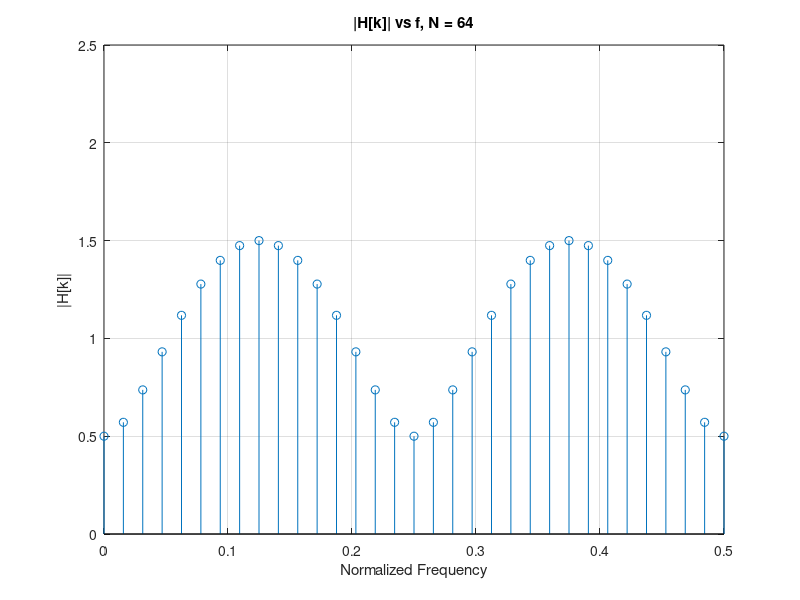
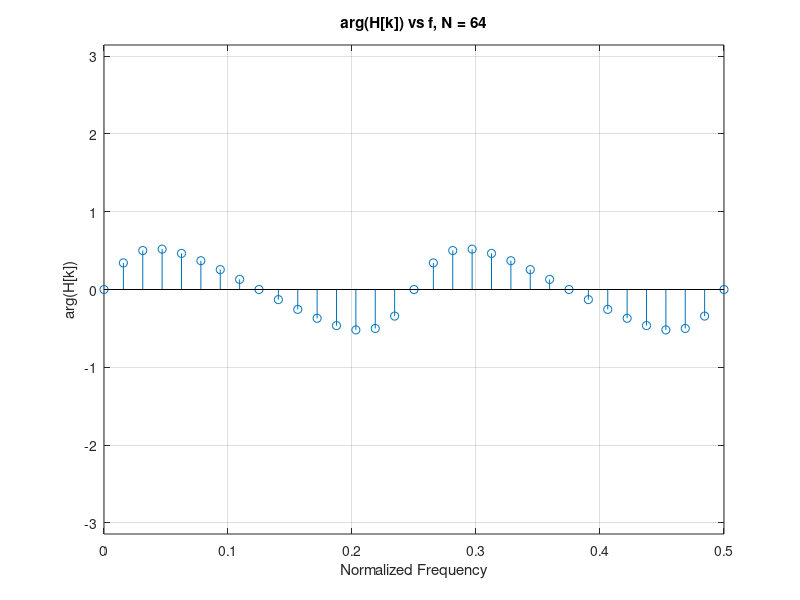
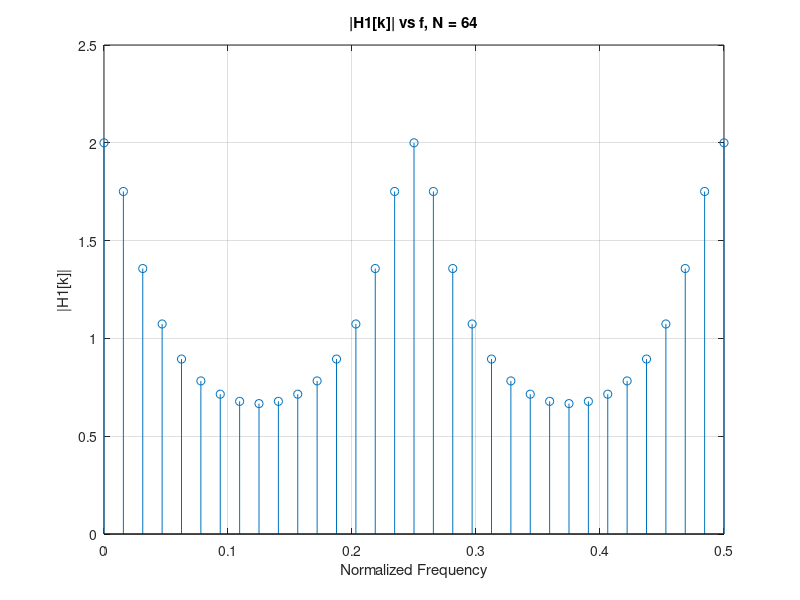
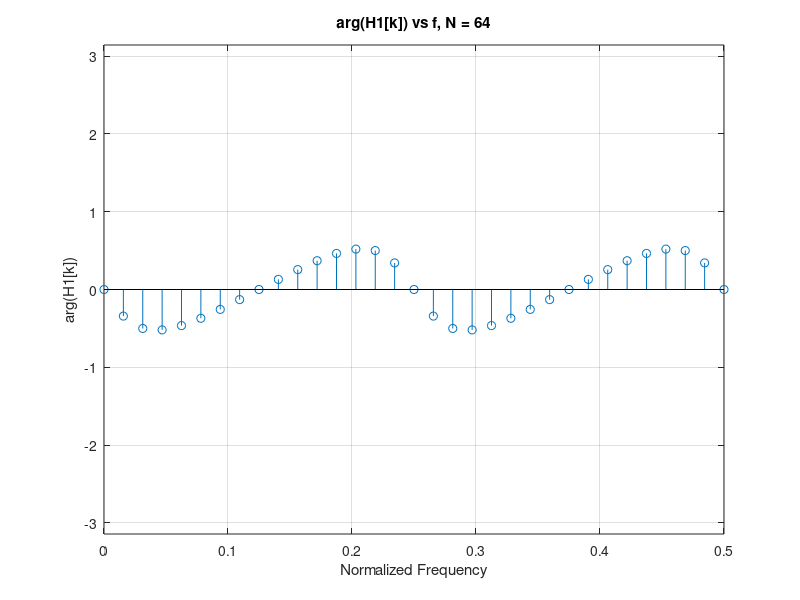

Write MATLAB code to recreate these figures, in order. (Note: this script raises an error after producing the figures.)
% C
N = 64;
h = [1, 0, 0, 0, -0.5];

% c.1
H = fft(h, N);
H1 = 1 ./ H;
fs = 1;
f = fs * (0 : N - 1) / N;

figure;
stem(f, abs(H));
title('|H[k]| vs f, N = 64');
xlabel('Normalized Frequency')       
ylabel('|H[k]|');
axis([0 0.5*fs 0 2.5]);
grid;

figure;
stem(f, angle(H));
title('arg(H[k]) vs f, N = 64');
xlabel('Normalized Frequency')       
ylabel('arg(H[k])');
axis([0 0.5*fs -pi pi]);
grid;

figure();
stem(f, abs(H1));
title('|H1[k]| vs f, N = 64');
xlabel('Normalized Frequency')       
ylabel('|H1[k]|');
axis([0 0.5*fs 0 2.5]);
grid;

figure;
stem(f, angle(H1));
title('arg(H1[k]) vs f, N = 64');
xlabel('Normalized Frequency')       
ylabel('arg(H1[k])');
axis([0 0.5*fs -pi pi]);
grid;

% c.2
h1 = ifft(H1, N);
figure();
n = 0 : N - 1;
stem(n, h1);
title('h1[n]');
xlabel('n');
ylabel('h1[n]');
axis([-1 N -1 1.5]);
grid;

syms z
H2_z = zTransform(h1);
[num, den] = numden(H2_z);
p = double(solve(den == 0, z));
z = double(solve(num == 0, z));
figure;
zplane(p, z);
title('Zero-pole plot of H1(z)');
grid;

% c.3
NFFT = 256;
h1_256 = [h1 zeros(1, NFFT - N)];
H1_256 = fft(h1_256, NFFT);
f = fs * (0 : NFFT - 1) / NFFT;

figure();
plot(f, abs(H1_256));
title('|H1[k]| vs f, N = 64, NFFT = 256');
xlabel('Normalized Frequency')       
ylabel('|H1[k]|');
xlim([0 0.5]);
ylim([0 2.5]);
axis([0 0.5*fs 0 2.5]);
grid;

figure;
plot(f, angle(H1_256));
title('arg(H1[k]) vs f, N = 64, NFFT = 256');
xlabel('Normalized Frequency')       
ylabel('arg(H1[k])');
axis([0 0.5*fs -pi pi]);
grid;

% c.4
h2 = ifft(fft(h, 2*N).*fft(h1, 2*N));

% c.5
figure()
t = 0 : 2*N - 1;
stem(t, h2);
title('h2[n]');
xlabel('n')       
ylabel('abs(h2[n])');
axis([-1 2*N -1 1.5]);
grid;

syms z
% Truncate the trailing zeros
lastNonZeroIndex = length(h2);
while abs(h2(lastNonZeroIndex)) < 1e-6
    lastNonZeroIndex = lastNonZeroIndex - 1;
end
H2_z = zTransform(h2(1:lastNonZeroIndex));
[num, den] = numden(H2_z);
p = double(solve(den == 0, z));
z = double(solve(num == 0, z));
figure;
zplane(p, z);
title('Zero-pole plot of H2(z)');
grid;

% c.6
NFFT = 256;
h2_256 = [h2 zeros(1, NFFT - 2*N)];
H2_256 = fft(h2_256, NFFT);
f = fs * (0 : NFFT - 1) / NFFT;

figure();
plot(f, abs(H2_256));
title('|H2[k]| vs f, 2*N = 128');
xlabel('Normalized Frequency')       
ylabel('|H2[k]|');
xlim([0 0.5]);
ylim([0 2.5]);
axis([0 0.5*fs 0 2.5]);
grid;

figure;
plot(f, angle(H2_256));
title('arg(H2[k]) vs f, 2*N = 128');
xlabel('Normalized Frequency')       
ylabel('arg(H2[k])');
axis([0 0.5*fs -pi pi]);
grid;

